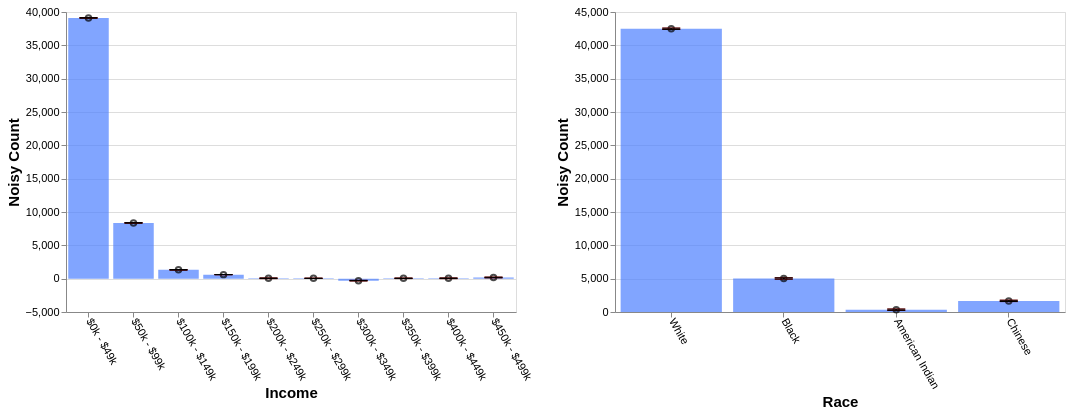

Vega-Lite specification for this chart:
### Vega-Lite specification from a JSON file in a GitHub repository (floating-point values rounded to 4 significant figures)
{"config": {"view": {"continuousWidth": 400, "continuousHeight": 300}, "axis": {"labelFontSize": 11, "titleFontSize": 15}, "axisBottom": {"labelAngle": 60}}, "hconcat": [{"layer": [{"mark": "bar", "encoding": {"color": {"value": "transparent"}, "tooltip": [{"aggregate": "sum", "field": "noisy_count", "title": "noisy count", "type": "quantitative"}, {"aggregate": "sum", "field": "noisy_count_prev", "title": "prev count", "type": "quantitative"}, {"aggregate": "sum", "field": "error", "title": "current error", "type": "quantitative"}, {"aggregate": "sum", "field": "error_prev", "title": "prev error", "type": "quantitative"}], "x": {"field": "income", "sort": null, "title": "Income", "type": "ordinal"}}, "height": 300, "selection": {"selector675": {"type": "interval", "encodings": ["x"]}}, "transform": [{"filter": {"selection": "selector676"}}], "width": 450}, {"mark": {"type": "bar", "color": "gray", "opacity": 0}, "encoding": {"x": {"field": "income", "sort": null, "title": "Income", "type": "ordinal"}, "y": {"aggregate": "sum", "field": "noisy_count_prev", "type": "quantitative"}}, "transform": [{"filter": {"selection": "selector676"}}]}, {"mark": {"type": "bar", "color": "#4C7FFF", "opacity": 0.7}, "encoding": {"x": {"field": "income", "sort": null, "title": "Income", "type": "ordinal"}, "y": {"aggregate": "sum", "field": "noisy_count", "type": "quantitative"}}, "transform": [{"filter": {"selection": "selector676"}}]}, {"mark": {"type": "point", "color": "black", "opacity": 0.7}, "encoding": {"x": {"field": "income", "sort": null, "title": "Income", "type": "ordinal"}, "y": {"aggregate": "sum", "field": "noisy_count", "title": "Noisy Count", "type": "quantitative"}}, "transform": [{"filter": {"selection": "selector676"}}]}, {"mark": {"type": "rule", "color": "#B6B6B6", "size": 2, "strokeDash": [3, 3]}, "encoding": {"x": {"field": "income", "sort": null, "title": "Income", "type": "ordinal"}, "y": {"aggregate": "sum", "field": "plus_error_prev_income", "title": "", "type": "quantitative"}, "y2": {"aggregate": "sum", "field": "minus_error_prev_income", "title": ""}}, "transform": [{"filter": {"selection": "selector676"}}]}, {"mark": {"type": "tick", "color": "#B90000", "size": 0, "strokeDash": [1, 1]}, "encoding": {"x": {"field": "income", "sort": null, "title": "Income", "type": "ordinal"}, "y": {"aggregate": "sum", "field": "plus_error_prev_income", "type": "quantitative"}}, "transform": [{"filter": {"selection": "selector676"}}]}, {"mark": {"type": "tick", "color": "#B90000", "size": 0, "strokeDash": [3, 1]}, "encoding": {"x": {"field": "income", "sort": null, "title": "Income", "type": "ordinal"}, "y": {"aggregate": "sum", "field": "minus_error_prev_income", "type": "quantitative"}}, "transform": [{"filter": {"selection": "selector676"}}]}, {"mark": {"type": "rule", "color": "black", "size": 2}, "encoding": {"x": {"field": "income", "sort": null, "title": "Income", "type": "ordinal"}, "y": {"aggregate": "sum", "field": "plus_error", "title": "", "type": "quantitative"}, "y2": {"aggregate": "sum", "field": "minus_error", "title": ""}}, "transform": [{"filter": {"selection": "selector676"}}]}, {"mark": {"type": "tick", "color": "black", "width": 0}, "encoding": {"x": {"field": "income", "sort": null, "title": "Income", "type": "ordinal"}, "y": {"aggregate": "sum", "field": "plus_error", "type": "quantitative"}}, "transform": [{"filter": {"selection": "selector676"}}]}, {"mark": {"type": "tick", "color": "black", "width": 0}, "encoding": {"x": {"field": "income", "sort": null, "title": "Income", "type": "ordinal"}, "y": {"aggregate": "sum", "field": "minus_error", "type": "quantitative"}}, "transform": [{"filter": {"selection": "selector676"}}]}]}, {"layer": [{"mark": "bar", "encoding": {"color": {"value": "transparent"}, "tooltip": [{"aggregate": "sum", "field": "noisy_count", "title": "noisy count", "type": "quantitative"}, {"aggregate": "sum", "field": "noisy_count_prev", "title": "prev count", "type": "quantitative"}, {"aggregate": "sum", "field": "error", "title": "current error", "type": "quantitative"}, {"aggregate": "sum", "field": "error_prev", "title": "prev error", "type": "quantitative"}], "x": {"field": "race", "sort": null, "title": "Race", "type": "ordinal"}}, "height": 300, "selection": {"selector676": {"type": "interval", "encodings": ["x"]}}, "transform": [{"filter": {"selection": "selector675"}}], "width": 450}, {"mark": {"type": "bar", "color": "gray", "opacity": 0}, "encoding": {"x": {"field": "race", "sort": null, "title": "Race", "type": "ordinal"}, "y": {"aggregate": "sum", "field": "noisy_count_prev", "type": "quantitative"}}, "transform": [{"filter": {"selection": "selector675"}}]}, {"mark": {"type": "bar", "color": "#4C7FFF", "opacity": 0.7}, "encoding": {"x": {"field": "race", "sort": null, "title": "Race", "type": "ordinal"}, "y": {"aggregate": "sum", "field": "noisy_count", "type": "quantitative"}}, "transform": [{"filter": {"selection": "selector675"}}]}, {"mark": {"type": "point", "color": "black", "opacity": 0.7}, "encoding": {"x": {"field": "race", "sort": null, "title": "Race", "type": "ordinal"}, "y": {"aggregate": "sum", "field": "noisy_count", "title": "Noisy Count", "type": "quantitative"}}, "transform": [{"filter": {"selection": "selector675"}}]}, {"mark": {"type": "rule", "color": "#B6B6B6", "size": 2, "strokeDash": [3, 3]}, "encoding": {"x": {"field": "race", "sort": null, "title": "Race", "type": "ordinal"}, "y": {"aggregate": "sum", "field": "plus_error_prev_race", "title": "", "type": "quantitative"}, "y2": {"aggregate": "sum", "field": "minus_error_prev_race", "title": ""}}, "transform": [{"filter": {"selection": "selector675"}}]}, {"mark": {"type": "tick", "color": "#B90000", "size": 0, "strokeDash": [1, 1]}, "encoding": {"x": {"field": "race", "sort": null, "title": "Race", "type": "ordinal"}, "y": {"aggregate": "sum", "field": "plus_error_prev_race", "type": "quantitative"}}, "transform": [{"filter": {"selection": "selector675"}}]}, {"mark": {"type": "tick", "color": "#B90000", "size": 0, "strokeDash": [3, 1]}, "encoding": {"x": {"field": "race", "sort": null, "title": "Race", "type": "ordinal"}, "y": {"aggregate": "sum", "field": "minus_error_prev_race", "type": "quantitative"}}, "transform": [{"filter": {"selection": "selector675"}}]}, {"mark": {"type": "rule", "color": "black", "size": 2}, "encoding": {"x": {"field": "race", "sort": null, "title": "Race", "type": "ordinal"}, "y": {"aggregate": "sum", "field": "plus_error", "title": "", "type": "quantitative"}, "y2": {"aggregate": "sum", "field": "minus_error", "title": ""}}, "transform": [{"filter": {"selection": "selector675"}}]}, {"mark": {"type": "tick", "color": "black", "width": 0}, "encoding": {"x": {"field": "race", "sort": null, "title": "Race", "type": "ordinal"}, "y": {"aggregate": "sum", "field": "plus_error", "type": "quantitative"}}, "transform": [{"filter": {"selection": "selector675"}}]}, {"mark": {"type": "tick", "color": "black", "width": 0}, "encoding": {"x": {"field": "race", "sort": null, "title": "Race", "type": "ordinal"}, "y": {"aggregate": "sum", "field": "minus_error", "type": "quantitative"}}, "transform": [{"filter": {"selection": "selector675"}}]}]}], "data": {"name": "data-b8d2429a1dc1b0f30c633abaa60ba38b"}, "$schema": "https://vega.github.io/schema/vega-lite/v4.17.0.json", "datasets": {"data-b8d2429a1dc1b0f30c633abaa60ba38b": [{"income": "$0k - $49k", "race": "White", "noisy_count": 33200.0, "true_count": 33160.0, "plus_error": 33210.0, "minus_error": 33190.0, "error": 11.2, "noisy_count_prev": 33200.0, "true_count_prev": 33160.0, "plus_error_prev": 33210.0, "minus_error_prev": 33190.0, "error_prev": 12.8, "plus_error_prev_income": 33210.0, "minus_error_prev_income": 33190.0, "plus_error_prev_race": 33210.0, "minus_error_prev_race": 33190.0}, {"income": "$0k - $49k", "race": "Black", "noisy_count": 4250.0, "true_count": 4314.0, "plus_error": 4261.0, "minus_error": 4238.0, "error": 11.2, "noisy_count_prev": 4249.0, "true_count_prev": 4314.0, "plus_error_prev": 4262.0, "minus_error_prev": 4236.0, "error_prev": 12.8, "plus_error_prev_income": 4263.0, "minus_error_prev_income": 4238.0, "plus_error_prev_race": 4262.0, "minus_error_prev_race": 4237.0}, {"income": "$0k - $49k", "race": "American Indian", "noisy_count": 559.8, "true_count": 489.0, "plus_error": 571.0, "minus_error": 548.7, "error": 11.2, "noisy_count_prev": 557.3, "true_count_prev": 489.0, "plus_error_prev": 570.0, "minus_error_prev": 544.5, "error_prev": 12.8, "plus_error_prev_income": 571.5, "minus_error_prev_income": 546.0, "plus_error_prev_race": 569.2, "minus_error_prev_race": 543.7}, {"income": "$0k - $49k", "race": "Chinese", "noisy_count": 1104.0, "true_count": 992.0, "plus_error": 1116.0, "minus_error": 1093.0, "error": 11.2, "noisy_count_prev": 1103.0, "true_count_prev": 992.0, "plus_error_prev": 1116.0, "minus_error_prev": 1090.0, "error_prev": 12.8, "plus_error_prev_income": 1117.0, "minus_error_prev_income": 1092.0, "plus_error_prev_race": 1116.0, "minus_error_prev_race": 1091.0}, {"income": "$50k - $99k", "race": "White", "noisy_count": 7487.0, "true_count": 7572.0, "plus_error": 7498.0, "minus_error": 7476.0, "error": 11.2, "noisy_count_prev": 7488.0, "true_count_prev": 7572.0, "plus_error_prev": 7500.0, "minus_error_prev": 7475.0, "error_prev": 12.8, "plus_error_prev_income": 7499.0, "minus_error_prev_income": 7474.0, "plus_error_prev_race": 7501.0, "minus_error_prev_race": 7475.0}, {"income": "$50k - $99k", "race": "Black", "noisy_count": 545.7, "true_count": 547.0, "plus_error": 556.9, "minus_error": 534.5, "error": 11.2, "noisy_count_prev": 546.7, "true_count_prev": 547.0, "plus_error_prev": 559.5, "minus_error_prev": 533.9, "error_prev": 12.8, "plus_error_prev_income": 558.5, "minus_error_prev_income": 532.9, "plus_error_prev_race": 559.8, "minus_error_prev_race": 534.2}, {"income": "$50k - $99k", "race": "American Indian", "noisy_count": 8.7, "true_count": 64.0, "plus_error": 19.9, "minus_error": -2.5, "error": 11.2, "noisy_count_prev": 14.5, "true_count_prev": 64.0, "plus_error_prev": 27.3, "minus_error_prev": 1.7, "error_prev": 12.8, "plus_error_prev_income": 26.27, "minus_error_prev_income": 0.675, "plus_error_prev_race": 26.47, "minus_error_prev_race": 0.87}, {"income": "$50k - $99k", "race": "Chinese", "noisy_count": 323.9, "true_count": 344.0, "plus_error": 335.1, "minus_error": 312.8, "error": 11.2, "noisy_count_prev": 320.6, "true_count_prev": 344.0, "plus_error_prev": 333.3, "minus_error_prev": 307.8, "error_prev": 12.8, "plus_error_prev_income": 332.3, "minus_error_prev_income": 306.8, "plus_error_prev_race": 333.6, "minus_error_prev_race": 308.1}, {"income": "$100k - $149k", "race": "White", "noisy_count": 1079.0, "true_count": 1036.0, "plus_error": 1091.0, "minus_error": 1068.0, "error": 11.2, "noisy_count_prev": 1075.0, "true_count_prev": 1036.0, "plus_error_prev": 1088.0, "minus_error_prev": 1062.0, "error_prev": 12.8, "plus_error_prev_income": 1089.0, "minus_error_prev_income": 1063.0, "plus_error_prev_race": 1089.0, "minus_error_prev_race": 1063.0}, {"income": "$100k - $149k", "race": "Black", "noisy_count": 4.6, "true_count": 45.0, "plus_error": 15.8, "minus_error": -6.6, "error": 11.2, "noisy_count_prev": 7.3, "true_count_prev": 45.0, "plus_error_prev": 20.1, "minus_error_prev": -5.5, "error_prev": 12.8, "plus_error_prev_income": 21.07, "minus_error_prev_income": -4.525, "plus_error_prev_race": 20.45, "minus_error_prev_race": -5.15}, {"income": "$100k - $149k", "race": "American Indian", "noisy_count": 84.8, "true_count": 4.0, "plus_error": 96.0, "minus_error": 73.6, "error": 11.2, "noisy_count_prev": 84.5, "true_count_prev": 4.0, "plus_error_prev": 97.3, "minus_error_prev": 71.7, "error_prev": 12.8, "plus_error_prev_income": 98.27, "minus_error_prev_income": 72.67, "plus_error_prev_race": 96.47, "minus_error_prev_race": 70.87}, {"income": "$100k - $149k", "race": "Chinese", "noisy_count": 156.9, "true_count": 64.0, "plus_error": 168.1, "minus_error": 145.7, "error": 11.2, "noisy_count_prev": 154.8, "true_count_prev": 64.0, "plus_error_prev": 167.6, "minus_error_prev": 142.1, "error_prev": 12.8, "plus_error_prev_income": 168.6, "minus_error_prev_income": 143.1, "plus_error_prev_race": 167.9, "minus_error_prev_race": 142.4}, {"income": "$150k - $199k", "race": "White", "noisy_count": 573.9, "true_count": 559.0, "plus_error": 577.9, "minus_error": 569.8, "error": 4.1, "noisy_count_prev": 574.5, "true_count_prev": 559.0, "plus_error_prev": 579.2, "minus_error_prev": 569.8, "error_prev": 4.7, "plus_error_prev_income": 579.1, "minus_error_prev_income": 569.7, "plus_error_prev_race": 580.0, "minus_error_prev_race": 570.6}, {"income": "$150k - $199k", "race": "Black", "noisy_count": -1.3, "true_count": 15.0, "plus_error": 2.8, "minus_error": -5.4, "error": 4.1, "noisy_count_prev": -1.1, "true_count_prev": 15.0, "plus_error_prev": 3.7, "minus_error_prev": -5.8, "error_prev": 4.7, "plus_error_prev_income": 3.625, "minus_error_prev_income": -5.875, "plus_error_prev_race": 4.05, "minus_error_prev_race": -5.45}, {"income": "$150k - $199k", "race": "American Indian", "noisy_count": -8.9, "true_count": 1.0, "plus_error": -4.8, "minus_error": -13.0, "error": 4.1, "noisy_count_prev": -9.2, "true_count_prev": 1.0, "plus_error_prev": -4.5, "minus_error_prev": -14.0, "error_prev": 4.7, "plus_error_prev_income": -4.575, "minus_error_prev_income": -14.08, "plus_error_prev_race": -5.33, "minus_error_prev_race": -14.83}, {"income": "$150k - $199k", "race": "Chinese", "noisy_count": 41.1, "true_count": 34.0, "plus_error": 45.2, "minus_error": 37.1, "error": 4.1, "noisy_count_prev": 40.9, "true_count_prev": 34.0, "plus_error_prev": 45.6, "minus_error_prev": 36.2, "error_prev": 4.7, "plus_error_prev_income": 45.52, "minus_error_prev_income": 36.12, "plus_error_prev_race": 45.93, "minus_error_prev_race": 36.53}, {"income": "$200k - $249k", "race": "White", "noisy_count": 194.1, "true_count": 122.0, "plus_error": 205.3, "minus_error": 182.9, "error": 11.2, "noisy_count_prev": 189.9, "true_count_prev": 122.0, "plus_error_prev": 202.6, "minus_error_prev": 177.1, "error_prev": 12.8, "plus_error_prev_income": 203.3, "minus_error_prev_income": 177.8, "plus_error_prev_race": 203.4, "minus_error_prev_race": 177.9}, {"income": "$200k - $249k", "race": "Black", "noisy_count": -32.2, "true_count": 7.0, "plus_error": -21.0, "minus_error": -43.4, "error": 11.2, "noisy_count_prev": -35.1, "true_count_prev": 7.0, "plus_error_prev": -22.3, "minus_error_prev": -47.9, "error_prev": 12.8, "plus_error_prev_income": -21.58, "minus_error_prev_income": -47.18, "plus_error_prev_race": -21.95, "minus_error_prev_race": -47.55}, {"income": "$200k - $249k", "race": "American Indian", "noisy_count": -39.7, "true_count": 3.0, "plus_error": -28.6, "minus_error": -50.9, "error": 11.2, "noisy_count_prev": -38.1, "true_count_prev": 3.0, "plus_error_prev": -25.4, "minus_error_prev": -50.9, "error_prev": 12.8, "plus_error_prev_income": -24.68, "minus_error_prev_income": -50.18, "plus_error_prev_race": -26.23, "minus_error_prev_race": -51.73}, {"income": "$200k - $249k", "race": "Chinese", "noisy_count": -63.7, "true_count": 5.0, "plus_error": -52.6, "minus_error": -74.9, "error": 11.2, "noisy_count_prev": -61.1, "true_count_prev": 5.0, "plus_error_prev": -48.3, "minus_error_prev": -73.9, "error_prev": 12.8, "plus_error_prev_income": -47.58, "minus_error_prev_income": -73.18, "plus_error_prev_race": -47.97, "minus_error_prev_race": -73.57}, {"income": "$250k - $299k", "race": "White", "noisy_count": 70.3, "true_count": 43.0, "plus_error": 74.3, "minus_error": 66.2, "error": 4.1, "noisy_count_prev": 68.7, "true_count_prev": 43.0, "plus_error_prev": 73.4, "minus_error_prev": 64.0, "error_prev": 4.7, "plus_error_prev_income": 73.23, "minus_error_prev_income": 63.83, "plus_error_prev_race": 74.19, "minus_error_prev_race": 64.79}, {"income": "$250k - $299k", "race": "Black", "noisy_count": 28.2, "true_count": 0.0, "plus_error": 32.3, "minus_error": 24.2, "error": 4.1, "noisy_count_prev": 27.8, "true_count_prev": 0.0, "plus_error_prev": 32.4, "minus_error_prev": 23.1, "error_prev": 4.7, "plus_error_prev_income": 32.22, "minus_error_prev_income": 22.93, "plus_error_prev_race": 32.75, "minus_error_prev_race": 23.45}, {"income": "$250k - $299k", "race": "American Indian", "noisy_count": -35.2, "true_count": 0.0, "plus_error": -31.2, "minus_error": -39.3, "error": 4.1, "noisy_count_prev": -33.2, "true_count_prev": 0.0, "plus_error_prev": -28.5, "minus_error_prev": -37.9, "error_prev": 4.7, "plus_error_prev_income": -28.68, "minus_error_prev_income": -38.08, "plus_error_prev_race": -29.33, "minus_error_prev_race": -38.73}, {"income": "$250k - $299k", "race": "Chinese", "noisy_count": -8.0, "true_count": 3.0, "plus_error": -3.9, "minus_error": -12.0, "error": 4.1, "noisy_count_prev": -7.3, "true_count_prev": 3.0, "plus_error_prev": -2.6, "minus_error_prev": -11.9, "error_prev": 4.7, "plus_error_prev_income": -2.775, "minus_error_prev_income": -12.08, "plus_error_prev_race": -2.27, "minus_error_prev_race": -11.57}, {"income": "$300k - $349k", "race": "White", "noisy_count": -22.5, "true_count": 11.0, "plus_error": -13.2, "minus_error": -31.8, "error": 9.3, "noisy_count_prev": -21.5, "true_count_prev": 11.0, "plus_error_prev": -11.1, "minus_error_prev": -31.9, "error_prev": 10.4, "plus_error_prev_income": -13.18, "minus_error_prev_income": -33.98, "plus_error_prev_race": -10.31, "minus_error_prev_race": -31.11}, {"income": "$300k - $349k", "race": "Black", "noisy_count": -60.9, "true_count": 1.0, "plus_error": -51.5, "minus_error": -70.2, "error": 9.3, "noisy_count_prev": -59.9, "true_count_prev": 1.0, "plus_error_prev": -49.5, "minus_error_prev": -70.3, "error_prev": 10.4, "plus_error_prev_income": -51.58, "minus_error_prev_income": -72.38, "plus_error_prev_race": -49.15, "minus_error_prev_race": -69.95}, {"income": "$300k - $349k", "race": "American Indian", "noisy_count": -134.4, "true_count": 0.0, "plus_error": -125.1, "minus_error": -143.8, "error": 9.3, "noisy_count_prev": -128.9, "true_count_prev": 0.0, "plus_error_prev": -118.5, "minus_error_prev": -139.3, "error_prev": 10.4, "plus_error_prev_income": -120.6, "minus_error_prev_income": -141.4, "plus_error_prev_race": -119.3, "minus_error_prev_race": -140.1}, {"income": "$300k - $349k", "race": "Chinese", "noisy_count": -79.3, "true_count": 0.0, "plus_error": -70.0, "minus_error": -88.6, "error": 9.3, "noisy_count_prev": -78.5, "true_count_prev": 0.0, "plus_error_prev": -68.1, "minus_error_prev": -89.0, "error_prev": 10.4, "plus_error_prev_income": -70.17, "minus_error_prev_income": -91.08, "plus_error_prev_race": -67.77, "minus_error_prev_race": -88.67}, {"income": "$350k - $399k", "race": "White", "noisy_count": 47.9, "true_count": 2.0, "plus_error": 56.9, "minus_error": 38.9, "error": 9.0, "noisy_count_prev": 47.5, "true_count_prev": 2.0, "plus_error_prev": 57.4, "minus_error_prev": 37.5, "error_prev": 10.0, "plus_error_prev_income": 58.15, "minus_error_prev_income": 38.25, "plus_error_prev_race": 58.19, "minus_error_prev_race": 38.29}, {"income": "$350k - $399k", "race": "Black", "noisy_count": -2.2, "true_count": 0.0, "plus_error": 6.8, "minus_error": -11.2, "error": 9.0, "noisy_count_prev": -2.2, "true_count_prev": 0.0, "plus_error_prev": 7.8, "minus_error_prev": -12.2, "error_prev": 10.0, "plus_error_prev_income": 8.55, "minus_error_prev_income": -11.45, "plus_error_prev_race": 8.15, "minus_error_prev_race": -11.85}, {"income": "$350k - $399k", "race": "American Indian", "noisy_count": 4.2, "true_count": 0.0, "plus_error": 13.1, "minus_error": -4.8, "error": 9.0, "noisy_count_prev": 0.7, "true_count_prev": 0.0, "plus_error_prev": 10.6, "minus_error_prev": -9.3, "error_prev": 10.0, "plus_error_prev_income": 11.35, "minus_error_prev_income": -8.55, "plus_error_prev_race": 9.77, "minus_error_prev_race": -10.13}, {"income": "$350k - $399k", "race": "Chinese", "noisy_count": 3.9, "true_count": 0.0, "plus_error": 12.9, "minus_error": -5.1, "error": 9.0, "noisy_count_prev": 4.8, "true_count_prev": 0.0, "plus_error_prev": 14.7, "minus_error_prev": -5.2, "error_prev": 10.0, "plus_error_prev_income": 15.45, "minus_error_prev_income": -4.45, "plus_error_prev_race": 15.03, "minus_error_prev_race": -4.87}, {"income": "$400k - $449k", "race": "White", "noisy_count": -47.7, "true_count": 2.0, "plus_error": -36.5, "minus_error": -58.8, "error": 11.2, "noisy_count_prev": -45.9, "true_count_prev": 2.0, "plus_error_prev": -33.1, "minus_error_prev": -58.7, "error_prev": 12.8, "plus_error_prev_income": -33.27, "minus_error_prev_income": -58.88, "plus_error_prev_race": -32.31, "minus_error_prev_race": -57.91}, {"income": "$400k - $449k", "race": "Black", "noisy_count": 180.7, "true_count": 0.0, "plus_error": 191.8, "minus_error": 169.5, "error": 11.2, "noisy_count_prev": 176.7, "true_count_prev": 0.0, "plus_error_prev": 189.5, "minus_error_prev": 163.9, "error_prev": 12.8, "plus_error_prev_income": 189.3, "minus_error_prev_income": 163.7, "plus_error_prev_race": 189.8, "minus_error_prev_race": 164.2}, {"income": "$400k - $449k", "race": "American Indian", "noisy_count": -103.3, "true_count": 0.0, "plus_error": -92.1, "minus_error": -114.5, "error": 11.2, "noisy_count_prev": -100.4, "true_count_prev": 0.0, "plus_error_prev": -87.6, "minus_error_prev": -113.2, "error_prev": 12.8, "plus_error_prev_income": -87.77, "minus_error_prev_income": -113.4, "plus_error_prev_race": -88.43, "minus_error_prev_race": -114.0}, {"income": "$400k - $449k", "race": "Chinese", "noisy_count": 27.4, "true_count": 0.0, "plus_error": 38.5, "minus_error": 16.2, "error": 11.2, "noisy_count_prev": 27.4, "true_count_prev": 0.0, "plus_error_prev": 40.1, "minus_error_prev": 14.6, "error_prev": 12.8, "plus_error_prev_income": 39.93, "minus_error_prev_income": 14.43, "plus_error_prev_race": 40.43, "minus_error_prev_race": 14.93}, {"income": "$450k - $499k", "race": "White", "noisy_count": -101.0, "true_count": 1.0, "plus_error": -89.8, "minus_error": -112.2, "error": 11.2, "noisy_count_prev": -100.8, "true_count_prev": 1.0, "plus_error_prev": -88.0, "minus_error_prev": -113.5, "error_prev": 12.8, "plus_error_prev_income": -86.85, "minus_error_prev_income": -112.3, "plus_error_prev_race": -87.21, "minus_error_prev_race": -112.7}, {"income": "$450k - $499k", "race": "Black", "noisy_count": 121.4, "true_count": 0.0, "plus_error": 132.5, "minus_error": 110.2, "error": 11.2, "noisy_count_prev": 120.9, "true_count_prev": 0.0, "plus_error_prev": 133.7, "minus_error_prev": 108.2, "error_prev": 12.8, "plus_error_prev_income": 134.8, "minus_error_prev_income": 109.3, "plus_error_prev_race": 134.0, "minus_error_prev_race": 108.5}, {"income": "$450k - $499k", "race": "American Indian", "noisy_count": 3.2, "true_count": 0.0, "plus_error": 14.4, "minus_error": -8.0, "error": 11.2, "noisy_count_prev": 0.3, "true_count_prev": 0.0, "plus_error_prev": 13.1, "minus_error_prev": -12.5, "error_prev": 12.8, "plus_error_prev_income": 14.25, "minus_error_prev_income": -11.35, "plus_error_prev_race": 12.27, "minus_error_prev_race": -13.33}, {"income": "$450k - $499k", "race": "Chinese", "noisy_count": 157.8, "true_count": 0.0, "plus_error": 169.0, "minus_error": 146.6, "error": 11.2, "noisy_count_prev": 156.4, "true_count_prev": 0.0, "plus_error_prev": 169.2, "minus_error_prev": 143.7, "error_prev": 12.8, "plus_error_prev_income": 170.3, "minus_error_prev_income": 144.8, "plus_error_prev_race": 169.5, "minus_error_prev_race": 144.0}]}}
